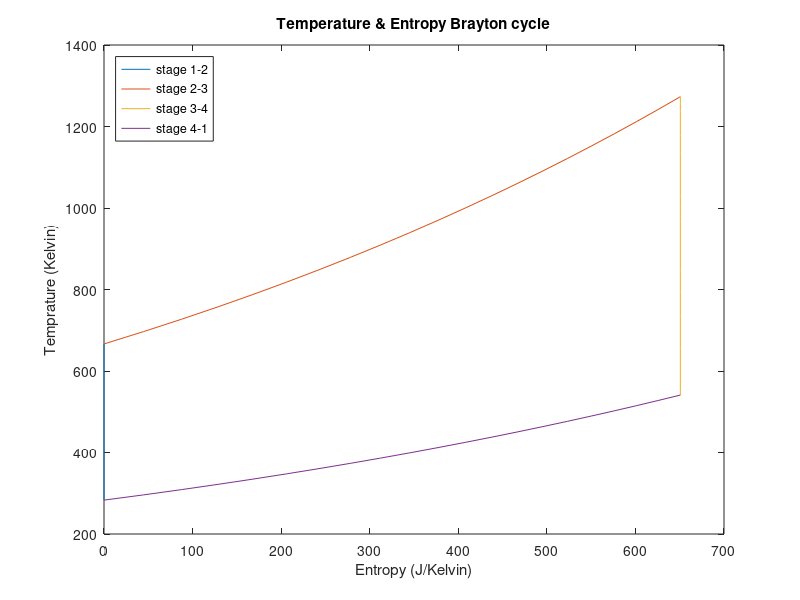

The MATLAB source for this figure:
Isentropic_ratio = 20; %P2/P1
I_r = 1;%Isentropic ratio placeholder for when finding v decrease from  point 1 to point 2
T_amb = 273.15+10; %Degrees K
T1 = T_amb; %start cycle at ambiant temp
P_amb = 101; %kPa
P1 = P_amb; %Starting pressure is ambiant pressure
T_max = 1000+273.15;%max temp at T3 in kelvin
gama = 1.4; %gama for air is 1.4
P2 = Isentropic_ratio*P_amb;%finding P2
Cp = 7/2*8.3;%R = 8.3J/(mol*Kelvin)
Cv = 20.7502;%J/(mol*Kelvin)
R = 8.3;%J/(mol*Kelvin)
Kg_mol = .0289; %kg/mol molar mass of air
Mass = 1;%kg
n = Mass/Kg_mol;%mols of air in the cycle
%eq'n: Delta S = Cp*ln(T2/T1)-n*R**ln(P2/P1)

%find P,T,V from 1-2
P_1_2 = P_amb:(P2-P_amb)/Isentropic_ratio:P2;
V_1_2 = (P_1_2/P_amb).^(-1/gama);
V1 = V_1_2(1);
T_1_2 = T_amb.*(V_1_2).^(1-gama);

%find V2, T2
V2 = V_1_2(end);
T2 = T_amb*(1/(V2))^(gama-1);

%find P3 and V3 and T3
P3 = P2;
V3 = (T_max/T2)*(V2);
T3 = T_max;

%find P,T,V from 2-3
V_2_3 = V2:(V3-V2)/Isentropic_ratio:V3;
P_2_3 = ones(1,Isentropic_ratio+1)*P2;
T_2_3 = T2:(T_max-T2)/Isentropic_ratio:T_max;

%find P,T,V from 3-4
P_3_4 = P3:(P_amb-P3)/Isentropic_ratio:P_amb;%make vector of pressures from 3 to 4
V_3_4 = V3.*(P_3_4./P3).^(-1/gama);%make vector of volumes from 3 to 4
T_3_4=T3.*(V_3_4./V3).^(1-gama);

%find P4 and V4 and T4
V4 = V_3_4(end);
P4 = P_3_4(end);
T4 = T_max*(V3/V4)^(gama-1);

%find P,T,V from 4-1
P_4_1 = ones(1,Isentropic_ratio+1)*P_amb;
V_4_1 = V4:(V1-V4)/Isentropic_ratio:V1;
T_4_1 = T4.*(V_4_1./V4);

%plot everything

% plot(V_1_2,P_1_2)
% hold on
% plot([V2 V3], [P2 P3])
% plot(V_3_4,P_3_4)
% plot([V4 V1], [P4 P_amb])
% xlabel('Volume ratio')
% ylabel('Pressure (kPa)')
% title('Brayton Cycle')
% legend('Stage 1-2', 'Stage 2-3', 'Stage 3-4', 'Stage 4-1')
% hold off 

%find areas
Int_1_2 = abs(trapz(V_1_2, P_1_2));
Int_2_3 = abs(trapz([V2 V3], [P2 P3]));
Int_3_4 = abs(trapz(V_3_4, P_3_4));
Int_4_1 = abs(trapz([V_3_4(end) V_1_2(1)], [P_3_4(end) P_amb]));

%calculate efficiency as 1-Qout/Qin
Eff = 1 - Int_4_1/Int_2_3;

%calculate change in entropy for each cycle as function of change in temp

DS_2_3 = n*Cp.*log(T_2_3./T2);

DS_4_1 = n*Cp.*log(T_4_1./T4);

%make the entropy vectors, starting each vector at the end of the last and
%using the change in entropy vectors to increment
S_1_2 = zeros(1,length(DS_2_3));
S_2_3 = ones(1,length(DS_2_3)).*S_1_2;
S_2_3 = S_2_3+DS_2_3;
S_3_4 = ones(1,length(DS_2_3)).*S_2_3(end);
S_4_1 = ones(1,length(DS_4_1)).*S_3_4(end);
S_4_1 = S_4_1+DS_4_1;

%plot the entropy vs time graph
% plot(T_1_2,S_1_2)
% hold on
% plot(T_2_3,S_2_3)
% plot(T_3_4,S_3_4)
% plot(T_4_1,S_4_1)
% title('Temperature & Entropy Brayton cycle')
% ylabel('Entropy')
% xlabel('Temprature (Kelvin)')
% hold off

plot(S_1_2,T_1_2)
hold on
plot(S_2_3,T_2_3)
plot(S_3_4,T_3_4)
plot(S_4_1,T_4_1)
title('Temperature & Entropy Brayton cycle')
xlabel('Entropy (J/Kelvin)')
ylabel('Temprature (Kelvin)')
legend('stage 1-2', 'stage 2-3', 'stage 3-4', 'stage 4-1', 'location', 'northwest')
hold off

    
    